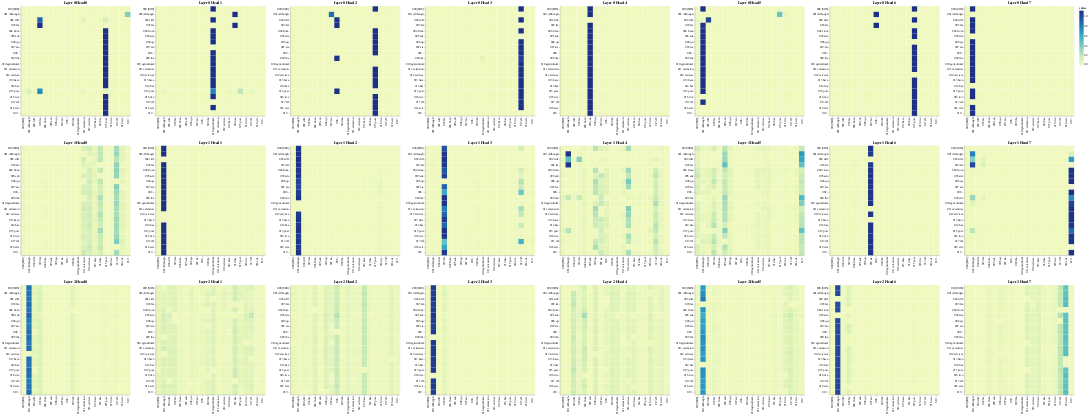

This figure's notebook cell:
### Code cell
import pandas as pd
layers = [0, 1, 2]
heads = [0, 1, 2, 3, 4, 5, 6, 7]

# Encoder Self-Attention
get_all_attention_maps("encoder", layers, heads, encoder_input_tokens, encoder_input_tokens, min(20, sentence_len))

### Figure 1 — Vega-Lite specification as saved in the notebook (floating-point values rounded to 4 significant figures; data arrays with more than 128 entries replaced by an {"elided": "..."} marker saying what was removed)
{"config": {"view": {"continuousWidth": 400, "continuousHeight": 300}}, "vconcat": [{"hconcat": [{"data": {"name": "data-e043ce6cf9a3de6d9244505cb2a2e4a2"}, "mark": "rect", "encoding": {"color": {"field": "value", "type": "quantitative"}, "tooltip": [{"field": "row", "type": "quantitative"}, {"field": "column", "type": "quantitative"}, {"field": "value", "type": "quantitative"}, {"field": "row_token", "type": "nominal"}, {"field": "col_token", "type": "nominal"}], "x": {"axis": {"title": ""}, "field": "col_token", "type": "nominal"}, "y": {"axis": {"title": ""}, "field": "row_token", "type": "nominal"}}, "height": 400, "selection": {"selector001": {"type": "interval", "bind": "scales", "encodings": ["x", "y"]}}, "title": "Layer 0 Head 0", "width": 400}, {"data": {"name": "data-d1dd13b1840a1d51c47c82a0c7734c0b"}, "mark": "rect", "encoding": {"color": {"field": "value", "type": "quantitative"}, "tooltip": [{"field": "row", "type": "quantitative"}, {"field": "column", "type": "quantitative"}, {"field": "value", "type": "quantitative"}, {"field": "row_token", "type": "nominal"}, {"field": "col_token", "type": "nominal"}], "x": {"axis": {"title": ""}, "field": "col_token", "type": "nominal"}, "y": {"axis": {"title": ""}, "field": "row_token", "type": "nominal"}}, "height": 400, "selection": {"selector002": {"type": "interval", "bind": "scales", "encodings": ["x", "y"]}}, "title": "Layer 0 Head 1", "width": 400}, {"data": {"name": "data-0b0038d8edb80cc480caef3bdbcac2f0"}, "mark": "rect", "encoding": {"color": {"field": "value", "type": "quantitative"}, "tooltip": [{"field": "row", "type": "quantitative"}, {"field": "column", "type": "quantitative"}, {"field": "value", "type": "quantitative"}, {"field": "row_token", "type": "nominal"}, {"field": "col_token", "type": "nominal"}], "x": {"axis": {"title": ""}, "field": "col_token", "type": "nominal"}, "y": {"axis": {"title": ""}, "field": "row_token", "type": "nominal"}}, "height": 400, "selection": {"selector003": {"type": "interval", "bind": "scales", "encodings": ["x", "y"]}}, "title": "Layer 0 Head 2", "width": 400}, {"data": {"name": "data-fbebe8307c861e842280409841a99698"}, "mark": "rect", "encoding": {"color": {"field": "value", "type": "quantitative"}, "tooltip": [{"field": "row", "type": "quantitative"}, {"field": "column", "type": "quantitative"}, {"field": "value", "type": "quantitative"}, {"field": "row_token", "type": "nominal"}, {"field": "col_token", "type": "nominal"}], "x": {"axis": {"title": ""}, "field": "col_token", "type": "nominal"}, "y": {"axis": {"title": ""}, "field": "row_token", "type": "nominal"}}, "height": 400, "selection": {"selector004": {"type": "interval", "bind": "scales", "encodings": ["x", "y"]}}, "title": "Layer 0 Head 3", "width": 400}, {"data": {"name": "data-7f741f4c19e16614c28b0a0fad4f7fdc"}, "mark": "rect", "encoding": {"color": {"field": "value", "type": "quantitative"}, "tooltip": [{"field": "row", "type": "quantitative"}, {"field": "column", "type": "quantitative"}, {"field": "value", "type": "quantitative"}, {"field": "row_token", "type": "nominal"}, {"field": "col_token", "type": "nominal"}], "x": {"axis": {"title": ""}, "field": "col_token", "type": "nominal"}, "y": {"axis": {"title": ""}, "field": "row_token", "type": "nominal"}}, "height": 400, "selection": {"selector005": {"type": "interval", "bind": "scales", "encodings": ["x", "y"]}}, "title": "Layer 0 Head 4", "width": 400}, {"data": {"name": "data-3188081cc26c6c03c15f350d86f4bdc2"}, "mark": "rect", "encoding": {"color": {"field": "value", "type": "quantitative"}, "tooltip": [{"field": "row", "type": "quantitative"}, {"field": "column", "type": "quantitative"}, {"field": "value", "type": "quantitative"}, {"field": "row_token", "type": "nominal"}, {"field": "col_token", "type": "nominal"}], "x": {"axis": {"title": ""}, "field": "col_token", "type": "nominal"}, "y": {"axis": {"title": ""}, "field": "row_token", "type": "nominal"}}, "height": 400, "selection": {"selector006": {"type": "interval", "bind": "scales", "encodings": ["x", "y"]}}, "title": "Layer 0 Head 5", "width": 400}, {"data": {"name": "data-42e9c7ce0afb57ec8a485e83dd7852f6"}, "mark": "rect", "encoding": {"color": {"field": "value", "type": "quantitative"}, "tooltip": [{"field": "row", "type": "quantitative"}, {"field": "column", "type": "quantitative"}, {"field": "value", "type": "quantitative"}, {"field": "row_token", "type": "nominal"}, {"field": "col_token", "type": "nominal"}], "x": {"axis": {"title": ""}, "field": "col_token", "type": "nominal"}, "y": {"axis": {"title": ""}, "field": "row_token", "type": "nominal"}}, "height": 400, "selection": {"selector007": {"type": "interval", "bind": "scales", "encodings": ["x", "y"]}}, "title": "Layer 0 Head 6", "width": 400}, {"data": {"name": "data-65efccb1d2926b03e6113ac55b3e2e7a"}, "mark": "rect", "encoding": {"color": {"field": "value", "type": "quantitative"}, "tooltip": [{"field": "row", "type": "quantitative"}, {"field": "column", "type": "quantitative"}, {"field": "value", "type": "quantitative"}, {"field": "row_token", "type": "nominal"}, {"field": "col_token", "type": "nominal"}], "x": {"axis": {"title": ""}, "field": "col_token", "type": "nominal"}, "y": {"axis": {"title": ""}, "field": "row_token", "type": "nominal"}}, "height": 400, "selection": {"selector008": {"type": "interval", "bind": "scales", "encodings": ["x", "y"]}}, "title": "Layer 0 Head 7", "width": 400}]}, {"hconcat": [{"data": {"name": "data-0adfc1634828342a385f93f86734b364"}, "mark": "rect", "encoding": {"color": {"field": "value", "type": "quantitative"}, "tooltip": [{"field": "row", "type": "quantitative"}, {"field": "column", "type": "quantitative"}, {"field": "value", "type": "quantitative"}, {"field": "row_token", "type": "nominal"}, {"field": "col_token", "type": "nominal"}], "x": {"axis": {"title": ""}, "field": "col_token", "type": "nominal"}, "y": {"axis": {"title": ""}, "field": "row_token", "type": "nominal"}}, "height": 400, "selection": {"selector009": {"type": "interval", "bind": "scales", "encodings": ["x", "y"]}}, "title": "Layer 1 Head 0", "width": 400}, {"data": {"name": "data-efb51f7a3ad558b9aeb4b0bcb9a54b12"}, "mark": "rect", "encoding": {"color": {"field": "value", "type": "quantitative"}, "tooltip": [{"field": "row", "type": "quantitative"}, {"field": "column", "type": "quantitative"}, {"field": "value", "type": "quantitative"}, {"field": "row_token", "type": "nominal"}, {"field": "col_token", "type": "nominal"}], "x": {"axis": {"title": ""}, "field": "col_token", "type": "nominal"}, "y": {"axis": {"title": ""}, "field": "row_token", "type": "nominal"}}, "height": 400, "selection": {"selector010": {"type": "interval", "bind": "scales", "encodings": ["x", "y"]}}, "title": "Layer 1 Head 1", "width": 400}, {"data": {"name": "data-145b5787c4de15729431fbd592c0a269"}, "mark": "rect", "encoding": {"color": {"field": "value", "type": "quantitative"}, "tooltip": [{"field": "row", "type": "quantitative"}, {"field": "column", "type": "quantitative"}, {"field": "value", "type": "quantitative"}, {"field": "row_token", "type": "nominal"}, {"field": "col_token", "type": "nominal"}], "x": {"axis": {"title": ""}, "field": "col_token", "type": "nominal"}, "y": {"axis": {"title": ""}, "field": "row_token", "type": "nominal"}}, "height": 400, "selection": {"selector011": {"type": "interval", "bind": "scales", "encodings": ["x", "y"]}}, "title": "Layer 1 Head 2", "width": 400}, {"data": {"name": "data-a5a6d7bee20e0f513e494ef69a572b12"}, "mark": "rect", "encoding": {"color": {"field": "value", "type": "quantitative"}, "tooltip": [{"field": "row", "type": "quantitative"}, {"field": "column", "type": "quantitative"}, {"field": "value", "type": "quantitative"}, {"field": "row_token", "type": "nominal"}, {"field": "col_token", "type": "nominal"}], "x": {"axis": {"title": ""}, "field": "col_token", "type": "nominal"}, "y": {"axis": {"title": ""}, "field": "row_token", "type": "nominal"}}, "height": 400, "selection": {"selector012": {"type": "interval", "bind": "scales", "encodings": ["x", "y"]}}, "title": "Layer 1 Head 3", "width": 400}, {"data": {"name": "data-c9d7ca1b25f5b35b5e4248aec9a39f76"}, "mark": "rect", "encoding": {"color": {"field": "value", "type": "quantitative"}, "tooltip": [{"field": "row", "type": "quantitative"}, {"field": "column", "type": "quantitative"}, {"field": "value", "type": "quantitative"}, {"field": "row_token", "type": "nominal"}, {"field": "col_token", "type": "nominal"}], "x": {"axis": {"title": ""}, "field": "col_token", "type": "nominal"}, "y": {"axis": {"title": ""}, "field": "row_token", "type": "nominal"}}, "height": 400, "selection": {"selector013": {"type": "interval", "bind": "scales", "encodings": ["x", "y"]}}, "title": "Layer 1 Head 4", "width": 400}, {"data": {"name": "data-74ad99016da8e111004ea5b3597a4bef"}, "mark": "rect", "encoding": {"color": {"field": "value", "type": "quantitative"}, "tooltip": [{"field": "row", "type": "quantitative"}, {"field": "column", "type": "quantitative"}, {"field": "value", "type": "quantitative"}, {"field": "row_token", "type": "nominal"}, {"field": "col_token", "type": "nominal"}], "x": {"axis": {"title": ""}, "field": "col_token", "type": "nominal"}, "y": {"axis": {"title": ""}, "field": "row_token", "type": "nominal"}}, "height": 400, "selection": {"selector014": {"type": "interval", "bind": "scales", "encodings": ["x", "y"]}}, "title": "Layer 1 Head 5", "width": 400}, {"data": {"name": "data-210c46def45667199123fc262f4e10c4"}, "mark": "rect", "encoding": {"color": {"field": "value", "type": "quantitative"}, "tooltip": [{"field": "row", "type": "quantitative"}, {"field": "column", "type": "quantitative"}, {"field": "value", "type": "quantitative"}, {"field": "row_token", "type": "nominal"}, {"field": "col_token", "type": "nominal"}], "x": {"axis": {"title": ""}, "field": "col_token", "type": "nominal"}, "y": {"axis": {"title": ""}, "field": "row_token", "type": "nominal"}}, "height": 400, "selection": {"selector015": {"type": "interval", "bind": "scales", "encodings": ["x", "y"]}}, "title": "Layer 1 Head 6", "width": 400}, {"data": {"name": "data-f2c6d71630c2c43da85877d528c99763"}, "mark": "rect", "encoding": {"color": {"field": "value", "type": "quantitative"}, "tooltip": [{"field": "row", "type": "quantitative"}, {"field": "column", "type": "quantitative"}, {"field": "value", "type": "quantitative"}, {"field": "row_token", "type": "nominal"}, {"field": "col_token", "type": "nominal"}], "x": {"axis": {"title": ""}, "field": "col_token", "type": "nominal"}, "y": {"axis": {"title": ""}, "field": "row_token", "type": "nominal"}}, "height": 400, "selection": {"selector016": {"type": "interval", "bind": "scales", "encodings": ["x", "y"]}}, "title": "Layer 1 Head 7", "width": 400}]}, {"hconcat": [{"data": {"name": "data-bda1dab568d53d5c139e048a2eff27a7"}, "mark": "rect", "encoding": {"color": {"field": "value", "type": "quantitative"}, "tooltip": [{"field": "row", "type": "quantitative"}, {"field": "column", "type": "quantitative"}, {"field": "value", "type": "quantitative"}, {"field": "row_token", "type": "nominal"}, {"field": "col_token", "type": "nominal"}], "x": {"axis": {"title": ""}, "field": "col_token", "type": "nominal"}, "y": {"axis": {"title": ""}, "field": "row_token", "type": "nominal"}}, "height": 400, "selection": {"selector017": {"type": "interval", "bind": "scales", "encodings": ["x", "y"]}}, "title": "Layer 2 Head 0", "width": 400}, {"data": {"name": "data-702d40cd351be77df66f957e0a958b4d"}, "mark": "rect", "encoding": {"color": {"field": "value", "type": "quantitative"}, "tooltip": [{"field": "row", "type": "quantitative"}, {"field": "column", "type": "quantitative"}, {"field": "value", "type": "quantitative"}, {"field": "row_token", "type": "nominal"}, {"field": "col_token", "type": "nominal"}], "x": {"axis": {"title": ""}, "field": "col_token", "type": "nominal"}, "y": {"axis": {"title": ""}, "field": "row_token", "type": "nominal"}}, "height": 400, "selection": {"selector018": {"type": "interval", "bind": "scales", "encodings": ["x", "y"]}}, "title": "Layer 2 Head 1", "width": 400}, {"data": {"name": "data-12043a3ee7eccb947e1def0609c5d3fc"}, "mark": "rect", "encoding": {"color": {"field": "value", "type": "quantitative"}, "tooltip": [{"field": "row", "type": "quantitative"}, {"field": "column", "type": "quantitative"}, {"field": "value", "type": "quantitative"}, {"field": "row_token", "type": "nominal"}, {"field": "col_token", "type": "nominal"}], "x": {"axis": {"title": ""}, "field": "col_token", "type": "nominal"}, "y": {"axis": {"title": ""}, "field": "row_token", "type": "nominal"}}, "height": 400, "selection": {"selector019": {"type": "interval", "bind": "scales", "encodings": ["x", "y"]}}, "title": "Layer 2 Head 2", "width": 400}, {"data": {"name": "data-438182e1b622b88c0af560f6f577ad30"}, "mark": "rect", "encoding": {"color": {"field": "value", "type": "quantitative"}, "tooltip": [{"field": "row", "type": "quantitative"}, {"field": "column", "type": "quantitative"}, {"field": "value", "type": "quantitative"}, {"field": "row_token", "type": "nominal"}, {"field": "col_token", "type": "nominal"}], "x": {"axis": {"title": ""}, "field": "col_token", "type": "nominal"}, "y": {"axis": {"title": ""}, "field": "row_token", "type": "nominal"}}, "height": 400, "selection": {"selector020": {"type": "interval", "bind": "scales", "encodings": ["x", "y"]}}, "title": "Layer 2 Head 3", "width": 400}, {"data": {"name": "data-28786b3f08b20b2cd3ca10b9e5e79435"}, "mark": "rect", "encoding": {"color": {"field": "value", "type": "quantitative"}, "tooltip": [{"field": "row", "type": "quantitative"}, {"field": "column", "type": "quantitative"}, {"field": "value", "type": "quantitative"}, {"field": "row_token", "type": "nominal"}, {"field": "col_token", "type": "nominal"}], "x": {"axis": {"title": ""}, "field": "col_token", "type": "nominal"}, "y": {"axis": {"title": ""}, "field": "row_token", "type": "nominal"}}, "height": 400, "selection": {"selector021": {"type": "interval", "bind": "scales", "encodings": ["x", "y"]}}, "title": "Layer 2 Head 4", "width": 400}, {"data": {"name": "data-ec250abd31376dd9903e82f274e66cf4"}, "mark": "rect", "encoding": {"color": {"field": "value", "type": "quantitative"}, "tooltip": [{"field": "row", "type": "quantitative"}, {"field": "column", "type": "quantitative"}, {"field": "value", "type": "quantitative"}, {"field": "row_token", "type": "nominal"}, {"field": "col_token", "type": "nominal"}], "x": {"axis": {"title": ""}, "field": "col_token", "type": "nominal"}, "y": {"axis": {"title": ""}, "field": "row_token", "type": "nominal"}}, "height": 400, "selection": {"selector022": {"type": "interval", "bind": "scales", "encodings": ["x", "y"]}}, "title": "Layer 2 Head 5", "width": 400}, {"data": {"name": "data-7b3c644b96fbd51f65601465c43e2aae"}, "mark": "rect", "encoding": {"color": {"field": "value", "type": "quantitative"}, "tooltip": [{"field": "row", "type": "quantitative"}, {"field": "column", "type": "quantitative"}, {"field": "value", "type": "quantitative"}, {"field": "row_token", "type": "nominal"}, {"field": "col_token", "type": "nominal"}], "x": {"axis": {"title": ""}, "field": "col_token", "type": "nominal"}, "y": {"axis": {"title": ""}, "field": "row_token", "type": "nominal"}}, "height": 400, "selection": {"selector023": {"type": "interval", "bind": "scales", "encodings": ["x", "y"]}}, "title": "Layer 2 Head 6", "width": 400}, {"data": {"name": "data-66ba53fbd663d52f9260a2aa6d33beb4"}, "mark": "rect", "encoding": {"color": {"field": "value", "type": "quantitative"}, "tooltip": [{"field": "row", "type": "quantitative"}, {"field": "column", "type": "quantitative"}, {"field": "value", "type": "quantitative"}, {"field": "row_token", "type": "nominal"}, {"field": "col_token", "type": "nominal"}], "x": {"axis": {"title": ""}, "field": "col_token", "type": "nominal"}, "y": {"axis": {"title": ""}, "field": "row_token", "type": "nominal"}}, "height": 400, "selection": {"selector024": {"type": "interval", "bind": "scales", "encodings": ["x", "y"]}}, "title": "Layer 2 Head 7", "width": 400}]}], "$schema": "https://vega.github.io/schema/vega-lite/v4.17.0.json", "datasets": {"data-e043ce6cf9a3de6d9244505cb2a2e4a2": {"elided": "400 records"}, "data-d1dd13b1840a1d51c47c82a0c7734c0b": {"elided": "400 records"}, "data-0b0038d8edb80cc480caef3bdbcac2f0": {"elided": "400 records"}, "data-fbebe8307c861e842280409841a99698": {"elided": "400 records"}, "data-7f741f4c19e16614c28b0a0fad4f7fdc": {"elided": "400 records"}, "data-3188081cc26c6c03c15f350d86f4bdc2": {"elided": "400 records"}, "data-42e9c7ce0afb57ec8a485e83dd7852f6": {"elided": "400 records"}, "data-65efccb1d2926b03e6113ac55b3e2e7a": {"elided": "400 records"}, "data-0adfc1634828342a385f93f86734b364": {"elided": "400 records"}, "data-efb51f7a3ad558b9aeb4b0bcb9a54b12": {"elided": "400 records"}, "data-145b5787c4de15729431fbd592c0a269": {"elided": "400 records"}, "data-a5a6d7bee20e0f513e494ef69a572b12": {"elided": "400 records"}, "data-c9d7ca1b25f5b35b5e4248aec9a39f76": {"elided": "400 records"}, "data-74ad99016da8e111004ea5b3597a4bef": {"elided": "400 records"}, "data-210c46def45667199123fc262f4e10c4": {"elided": "400 records"}, "data-f2c6d71630c2c43da85877d528c99763": {"elided": "400 records"}, "data-bda1dab568d53d5c139e048a2eff27a7": {"elided": "400 records"}, "data-702d40cd351be77df66f957e0a958b4d": {"elided": "400 records"}, "data-12043a3ee7eccb947e1def0609c5d3fc": {"elided": "400 records"}, "data-438182e1b622b88c0af560f6f577ad30": {"elided": "400 records"}, "data-28786b3f08b20b2cd3ca10b9e5e79435": {"elided": "400 records"}, "data-ec250abd31376dd9903e82f274e66cf4": {"elided": "400 records"}, "data-7b3c644b96fbd51f65601465c43e2aae": {"elided": "400 records"}, "data-66ba53fbd663d52f9260a2aa6d33beb4": {"elided": "400 records"}}}
